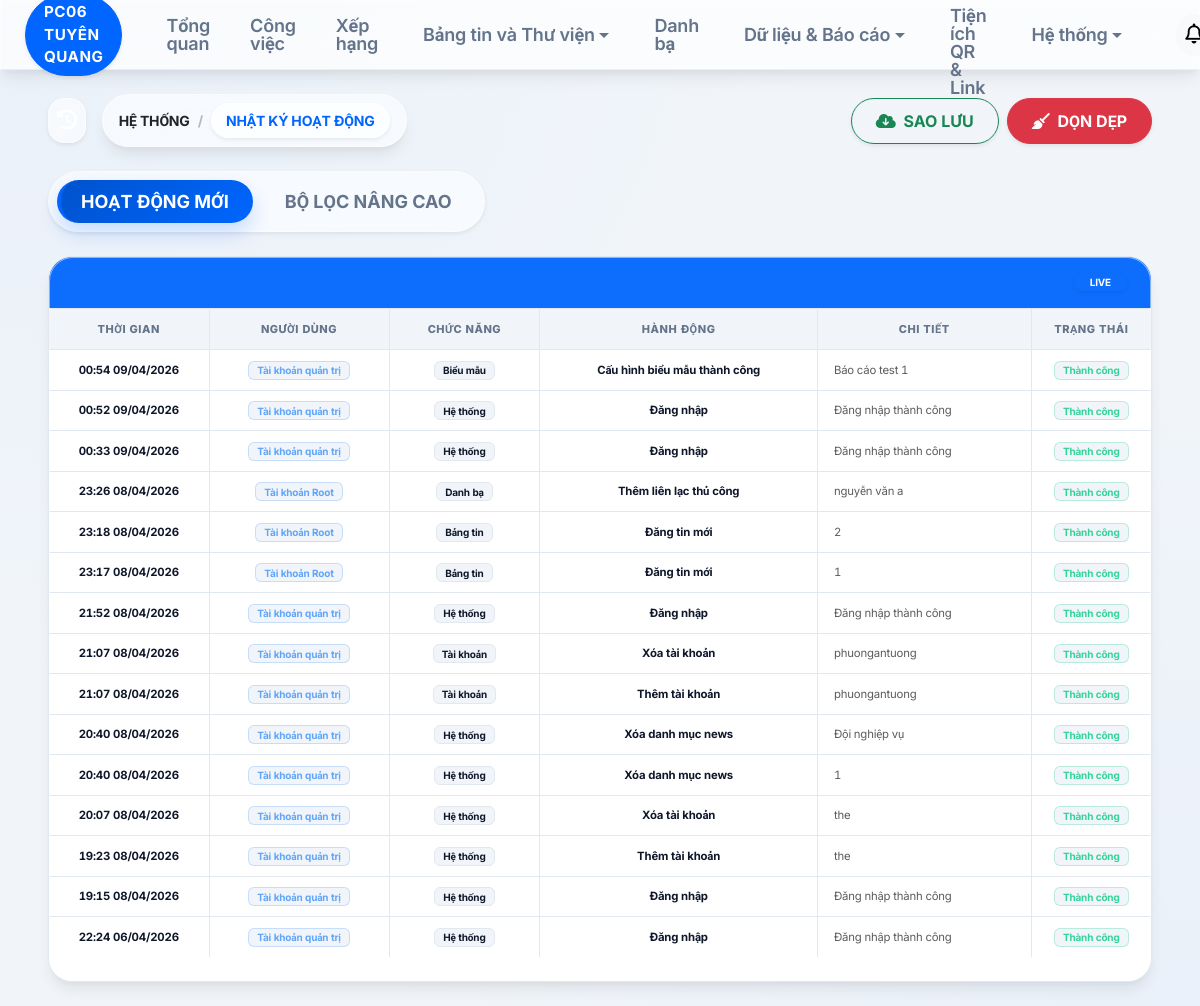
The app's page /logs (signed in) with its own data.
### models.py (models this page shows)
class SystemLog(db.Model):
    id = db.Column(db.Integer, primary_key=True)
    user_id = db.Column(db.Integer)
    fullname = db.Column(db.String(100))
    module = db.Column(db.String(100))
    action = db.Column(db.String(255))
    details = db.Column(db.Text)
    created_at = db.Column(db.DateTime, default=datetime.now)

### routes/admin.py (the view, shortened to what this page needs)
@admin_bp.route('/logs', methods=['GET', 'POST'])
def logs():
    if not session.get('is_admin'): return redirect(url_for('auth_bp.login'))
    user_list = [u[0] for u in db.session.query(SystemLog.fullname).distinct().order_by(SystemLog.fullname).all() if u[0]]
    start_str = request.args.get('start')
    end_str = request.args.get('end')
    user_str = request.args.get('user')
    q = SystemLog.query
    if start_str:
        try: q = q.filter(SystemLog.created_at >= datetime.strptime(start_str, '%Y-%m-%d'))
        except: pass
    if end_str:
        try: q = q.filter(SystemLog.created_at <= datetime.strptime(end_str, '%Y-%m-%d') + timedelta(days=1))
        except: pass
    if user_str:
        q = q.filter(SystemLog.fullname.ilike(f'%{user_str}%'))
    return render_template('logs.html', logs=q.order_by(SystemLog.created_at.desc()).limit(200).all(),
                           start=start_str, end=end_str, user_search=user_str, user_list=user_list)

### app.py (called while the page is built)
@app.before_request
def check_auth():
    if session.get('uid'):
        last_active = session.get('last_active')
        now = time.time()
        if last_active and (now - last_active) > 1800: # 30 mins
            session.clear()
            return redirect(url_for('auth_bp.login'))
        session['last_active'] = now
    allowed = ['auth_bp.login', 'static', 'dl_file', 'shortlink_bp.redirect_short_link', 'shortlink_bp.get_qr', 'favicon']
    if not session.get('uid') and request.endpoint not in allowed and not (request.endpoint and request.endpoint.startswith('static')):
        return redirect(url_for('auth_bp.login'))
    if session.get('uid') and session.get('must_change') and request.endpoint not in ['auth_bp.change_password', 'auth_bp.logout', 'static']:
        return redirect(url_for('auth_bp.change_password'))

@app.context_processor
def utility_processor():
    from openpyxl.utils import get_column_letter
    return dict(col_letter_func=get_column_letter)

### templates/logs.html (shortened to what this page needs)
{% extends "base.html" %}
{% block content %}
<div class="page-header mb-4 animate__animated animate__fadeIn">
    <div class="d-flex justify-content-between align-items-center flex-wrap gap-3">
        <div class="d-flex align-items-center gap-3">
            <div class="glass-panel p-2 rounded-4 shadow-sm" style="background: var(--primary-gradient);">
                <i class="fa-solid fa-clock-rotate-left text-white fs-5"></i>
            </div>
            <nav class="breadcrumb-nav glass-panel d-none d-lg-flex px-3 py-2 rounded-pill">
                <span class="segment fw-bold text-dark">HỆ THỐNG</span>
                <div class="picker-chip glass-panel active shadow-sm" style="background: white;">
                    NHẬT KÝ HOẠT ĐỘNG
                </div>
            </nav>
        </div>
        <div class="header-actions d-none d-md-flex gap-2">
            <form method="POST" action="/logs" class="d-inline">
                <button type="submit" class="btn btn-outline-success rounded-pill px-4 fw-bold shadow-sm">
                    <i class="fa-solid fa-cloud-arrow-down me-1"></i> SAO LƯU
                </button>
            </form>
            <button class="btn btn-danger rounded-pill px-4 fw-bold shadow-sm" data-bs-toggle="modal" data-bs-target="#clearLogsModal">
                <i class="fa-solid fa-broom me-1"></i> DỌN DẸP
            </button>
        </div>
    </div>
</div>
<div class="main-content-area animate__animated animate__fadeInUp">
    <div class="d-flex mb-4">
        <ul class="nav nav-pills gap-2 glass-panel p-2 rounded-pill shadow-sm border">
            <li class="nav-item">
                <button class="nav-link {% if not start and not end and not user_search %}active{% endif %} rounded-pill fw-bold px-4" data-bs-toggle="pill" data-bs-target="#tab-live" style="transition: all 0.3s;">
                    HOẠT ĐỘNG MỚI
                </button>
            </li>
            <li class="nav-item">
                <button class="nav-link {% if start or end or user_search %}active{% endif %} rounded-pill fw-bold px-4" data-bs-toggle="pill" data-bs-target="#tab-search" style="transition: all 0.3s;">
                    BỘ LỌC NÂNG CAO
                </button>
            </li>
        </ul>
    </div>
    <div class="tab-content">
        <div class="tab-pane fade {% if not start and not end and not user_search %}show active{% endif %}" id="tab-live">
            <div class="bento-card overflow-hidden">
                <div class="bg-primary bg-opacity-5 py-3 px-4 d-flex justify-content-between align-items-center border-bottom" style="border-color: var(--border) !important;">
                    <h6 class="fw-bold text-primary mb-0 text-uppercase letter-spacing-1 small">Nhật ký trực tuyến</h6>
                    <span class="badge bg-primary-gradient text-white rounded-pill px-3 py-1 tiny shadow-sm fw-bold">LIVE</span>
                </div>
                <div class="p-0">
                    <div class="table-responsive">
                        <table class="table table-custom align-middle mb-0">
                            <thead class="tiny fw-bold text-muted text-uppercase">
                                <tr class="text-center">
                                    <th style="width: 160px;">THỜI GIAN</th>
                                    <th style="width: 180px;">NGƯỜI DÙNG</th>
                                    <th>CHỨC NĂNG</th>
                                    <th>HÀNH ĐỘNG</th>
                                    <th>CHI TIẾT</th>
                                    <th style="width: 120px;">TRẠNG THÁI</th>
                                </tr>
                            </thead>
                            <tbody>
                                {% for l in logs %}
                                <tr class="text-center">
                                    <td>
                                        <div class="fw-bold text-main small">{{ l.created_at.strftime('%H:%M %d/%m/%Y') }}</div>
                                    </td>
                                    <td><div class="badge border px-2 fw-bold tiny" style="background-color: var(--bg-body); color: #60a5fa !important; border-color: rgba(96,165,250,0.3) !important;">{{ l.fullname }}</div></td>
                                    <td><span class="badge border px-2 tiny fw-bold" style="background-color: var(--bg-body); color: var(--text-main) !important; border-color: var(--border) !important;">{{ l.module or '-' }}</span></td>
                                    <td class="fw-bold small text-main">{{ l.action }}</td>
                                    <td class="text-muted small text-start">
                                        <div class="text-truncate" style="max-width: 300px;" title="{{ l.details }}">{{ l.details }}</div>
                                    </td>
                                    <td class="pe-4 text-center"><span class="badge border px-2 tiny" style="background-color: var(--bg-body); color: #34d399 !important; border-color: rgba(52,211,153,0.3) !important;">Thành công</span></td>
                                </tr>
                                {% endfor %}
                            </tbody>
                        </table>
                    </div>
                </div>
            </div>
        </div>
    </div>
</div>
{% endblock %}

### static/css/style.css (style rules this page uses)
:root { --font-size-base: clamp(14px, 0.85vw + 11px, 18px); --nav-height: clamp(56px, 3.5vw + 32px, 70px); --sidebar-width: 0px; --container-padding: clamp(16px, 2vw, 40px); --card-gap: clamp(16px, 2vw, 32px); --transition: all 0.3s cubic-bezier(0.4, 0, 0.2, 1); }
:root, [data-theme="light"] { --primary: #0066FF; --primary-light: #4D94FF; --primary-soft: rgba(0, 102, 255, 0.05); --primary-gradient: linear-gradient(135deg, #0052CC 0%, #0066FF 100%); --bg-body: #f1f5f9; --bg-surface: #ffffff; --bg-sidebar: rgba(255, 255, 255, 0.7); --text-main: #0f172a; --text-muted: #64748b; --border: #e2e8f0; --border-light: #f1f5f9; --glass-border: rgba(255, 255, 255, 0.4); --shadow-lvl1: 0 1px 2px rgba(0,0,0,0.06); --shadow-lvl2: 0 10px 15px -3px rgba(0,0,0,0.08), 0 4px 6px -2px rgba(0,0,0,0.04); --shadow-lvl3: 0 20px 25px -5px rgba(0,0,0,0.1), 0 10px 10px -5px rgba(0,0,0,0.04); --shadow-lvl4: 0 25px 50px -12px rgba(0,0,0,0.15); --shadow-primary: 0 10px 20px rgba(0, 102, 255, 0.2); }
.page-header { position: relative; z-index: 1020; overflow: visible !important; }
.page-header > div { display: flex !important; justify-content: space-between; align-items: center; flex-wrap: wrap; gap: 20px; width: 100%; }
.header-actions { display: flex; gap: 12px; align-items: center; }
@media (max-width: 1200px) { .page-header > div { display: flex !important; flex-wrap: wrap; justify-content: space-between !important; } }
.breadcrumb-nav { display: flex; align-items: center; gap: 8px; font-size: 14px; color: var(--text-muted); }
.breadcrumb-nav .segment { display: flex; align-items: center; gap: 8px; }
.breadcrumb-nav .segment:not(:last-child)::after { content: "/"; opacity: 0.3; }
.picker-chip { padding: 6px 14px; background: var(--bg-surface); border: 1px solid var(--border); border-radius: 100px; color: var(--primary); font-weight: 700; cursor: pointer; transition: all 0.2s; display: flex; align-items: center; gap: 6px; box-shadow: var(--shadow-lvl1); }
body { font-family: 'Inter', 'Be Vietnam Pro', -apple-system, sans-serif; background-color: var(--bg-body); background-image: radial-gradient(at 0% 0%, rgba(0, 102, 255, 0.03) 0px, transparent 50%), radial-gradient(at 100% 100%, rgba(0, 102, 255, 0.03) 0px, transparent 50%); color: var(--text-main); margin: 0; padding: 0; overflow-x: hidden; font-size: var(--font-size-base); transition: background-color 0.3s, color 0.3s; letter-spacing: -0.01em; }
.bento-card { background: var(--bg-surface); border: 1px solid var(--border); border-radius: 24px; box-shadow: var(--shadow-lvl2); transition: all 0.3s cubic-bezier(0.34, 1.56, 0.64, 1); position: relative; overflow: hidden; }
.bento-card::after { content: ""; position: absolute; top: 0; left: 0; right: 0; bottom: 0; border-radius: inherit; pointer-events: none; border: 1px solid rgba(255, 255, 255, 0.5); }
.glass-panel { background: rgba(255, 255, 255, 0.6) !important; backdrop-filter: blur(20px) saturate(160%); -webkit-backdrop-filter: blur(20px) saturate(160%); border: 1px solid var(--glass-border) !important; box-shadow: var(--shadow-lvl2); }
.text-main { color: var(--text-main) !important; }
.table-responsive { border-radius: 16px; overflow: hidden; border: 1px solid var(--border); background: var(--bg-surface); box-shadow: var(--shadow-sm); margin-bottom: 1.5rem; }
.table { width: 100%; border-collapse: collapse; font-size: 13px; margin-bottom: 0; }
.table th, .table td { padding: 10px 16px !important; border-bottom: 1px solid var(--border-light) !important; vertical-align: middle; color: var(--text-main); white-space: nowrap; border-top: none !important; font-variant-numeric: tabular-nums; }
.table thead th { position: sticky; top: 0; background: var(--bg-body) !important; z-index: 10; color: var(--text-muted); font-weight: 800; font-size: 11px; text-transform: uppercase; letter-spacing: 0.5px; border-bottom: 1px solid var(--border) !important; }
.table tbody tr { transition: background-color 0.15s ease; }
.btn { padding: 10px 20px; border-radius: 10px; font-weight: 600; transition: all 0.3s cubic-bezier(0.175, 0.885, 0.32, 1.275); }
.nav-link.active.fw-bold { background: rgba(37, 99, 235, 0.08) !important; color: var(--primary) !important; border-left: 4px solid var(--primary) !important; padding-left: 1.25rem !important; border-radius: 0 8px 8px 0; box-shadow: 2px 0 10px rgba(37, 99, 235, 0.05); }

### records on screen
SystemLog: created_at "00:54 09/04/2026", fullname "Tài khoản quản trị", module "Biểu mẫu", action "Cấu hình biểu mẫu thành công", details "Báo cáo test 1"
SystemLog: created_at "00:52 09/04/2026", fullname "Tài khoản quản trị", module "Hệ thống", action "Đăng nhập", details "Đăng nhập thành công"
SystemLog: created_at "00:33 09/04/2026", fullname "Tài khoản quản trị", module "Hệ thống", action "Đăng nhập", details "Đăng nhập thành công"
SystemLog: created_at "23:26 08/04/2026", fullname "Tài khoản Root", module "Danh bạ", action "Thêm liên lạc thủ công", details "nguyễn văn a"
SystemLog: created_at "23:18 08/04/2026", fullname "Tài khoản Root", module "Bảng tin", action "Đăng tin mới", details "2"
SystemLog: created_at "23:17 08/04/2026", fullname "Tài khoản Root", module "Bảng tin", action "Đăng tin mới", details "1"
SystemLog: created_at "21:52 08/04/2026", fullname "Tài khoản quản trị", module "Hệ thống", action "Đăng nhập", details "Đăng nhập thành công"
SystemLog: created_at "21:07 08/04/2026", fullname "Tài khoản quản trị", module "Tài khoản", action "Xóa tài khoản", details "phuongantuong"
SystemLog: created_at "21:07 08/04/2026", fullname "Tài khoản quản trị", module "Tài khoản", action "Thêm tài khoản", details "phuongantuong"
SystemLog: created_at "20:40 08/04/2026", fullname "Tài khoản quản trị", module "Hệ thống", action "Xóa danh mục news", details "Đội nghiệp vụ"
SystemLog: created_at "20:40 08/04/2026", fullname "Tài khoản quản trị", module "Hệ thống", action "Xóa danh mục news", details "1"
SystemLog: created_at "20:07 08/04/2026", fullname "Tài khoản quản trị", module "Hệ thống", action "Xóa tài khoản", details "the"
SystemLog: created_at "19:23 08/04/2026", fullname "Tài khoản quản trị", module "Hệ thống", action "Thêm tài khoản", details "the"
SystemLog: created_at "19:15 08/04/2026", fullname "Tài khoản quản trị", module "Hệ thống", action "Đăng nhập", details "Đăng nhập thành công"
SystemLog: created_at "22:24 06/04/2026", fullname "Tài khoản quản trị", module "Hệ thống", action "Đăng nhập", details "Đăng nhập thành công"
